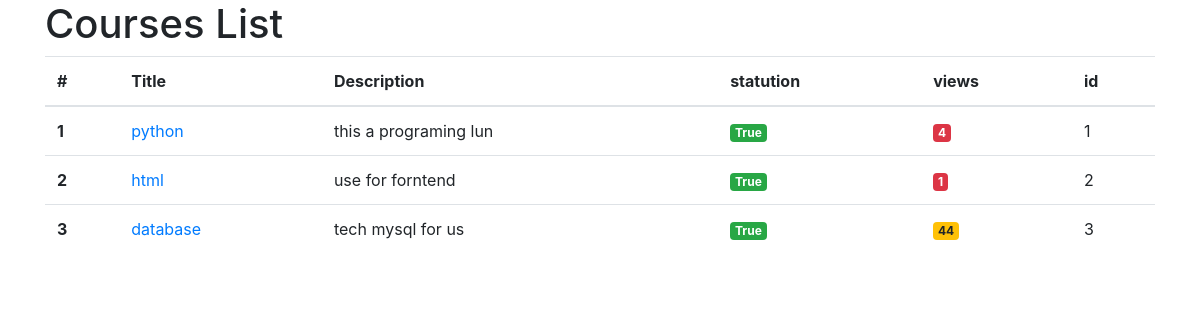
The app's page /course/list, older data.
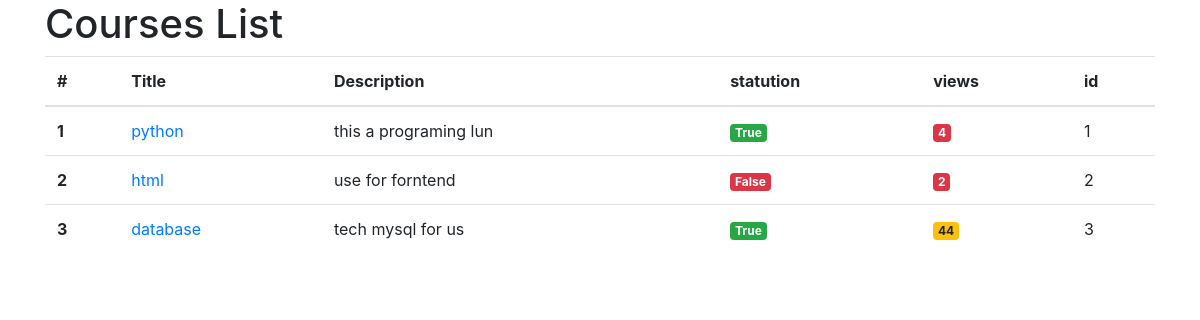
The same page, newer data.
### courses_app/models.py (models this page shows, shortened)
class Course(models.Model):
    title = models.CharField(max_length=50)
    description = models.TextField()
    statution = models.BooleanField(default=True)
    views = models.IntegerField()

### courses_app/views.py (the view)
# urls.py: path('list' , views.courses_list),
def courses_list(request):
    courses = Course.objects.all()
    return render(request , "courses_app/courses_list.html", context={'courses' : courses})

### courses_app/templates/courses_app/courses_list.html (shortened to what this page needs)
<!DOCTYPE html>
<html lang="en">
<head>
  <link rel="stylesheet" href="https://cdn.jsdelivr.net/npm/bootstrap@4.6.2/dist/css/bootstrap.min.css">
</head>
<body>
  <div class="container">
      <h1>Courses List</h1>
      <table class="table">
        <thead>
          <tr>
            <th scope="col">#</th>
            <th scope="col">Title</th>
            <th scope="col">Description</th>
            <th scope="col">statution</th>
            <th scope="col">views</th>
            <th scope="col">id</th>
          </tr>
        </thead>
        <tbody>
          {% for course in courses %}
          <tr>
           <th scope="row">{{forloop.counter}}</th>
           <td><a href="/course/detail/{{course.id}}">{{course.title}}</a></td>
           <td>{{course.description}}</td>
           <td>
              {% if course.statution == True %}
              <span class="badge badge-success"> {{ course.statution}}</span>
              {% elif course.statution == False %}
              <span class="badge badge-danger">{{course.statution}}</span>
              {% endif %}
           </td>
           <td>
            {% if course.views >= 100 %}
            <span class="badge badge-success"> {{ course.views}}</span>
            {% elif course.views >= 25 %}
             <span class="badge badge-warning"> {{ course.views}}</span>
            {% else  %}
                <span class="badge badge-danger"> {{ course.views}}</span>
            {% endif %}
           </td>
           <td>{{course.id}}</td>
          </tr>
          {% endfor %}
        </tbody>
      </table>
  </div>
</body>
</html>

Row changes from the older to the newer data that the page shows:
changed Course "html": views "1" → "2"; statution "True" → "False"
